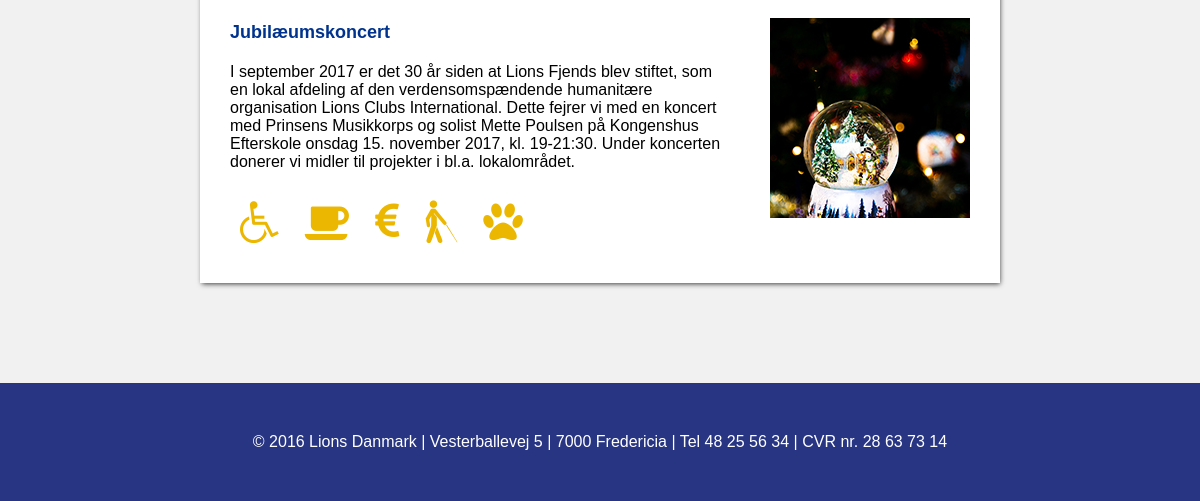
The app's page /?page=events (lower part), older data.
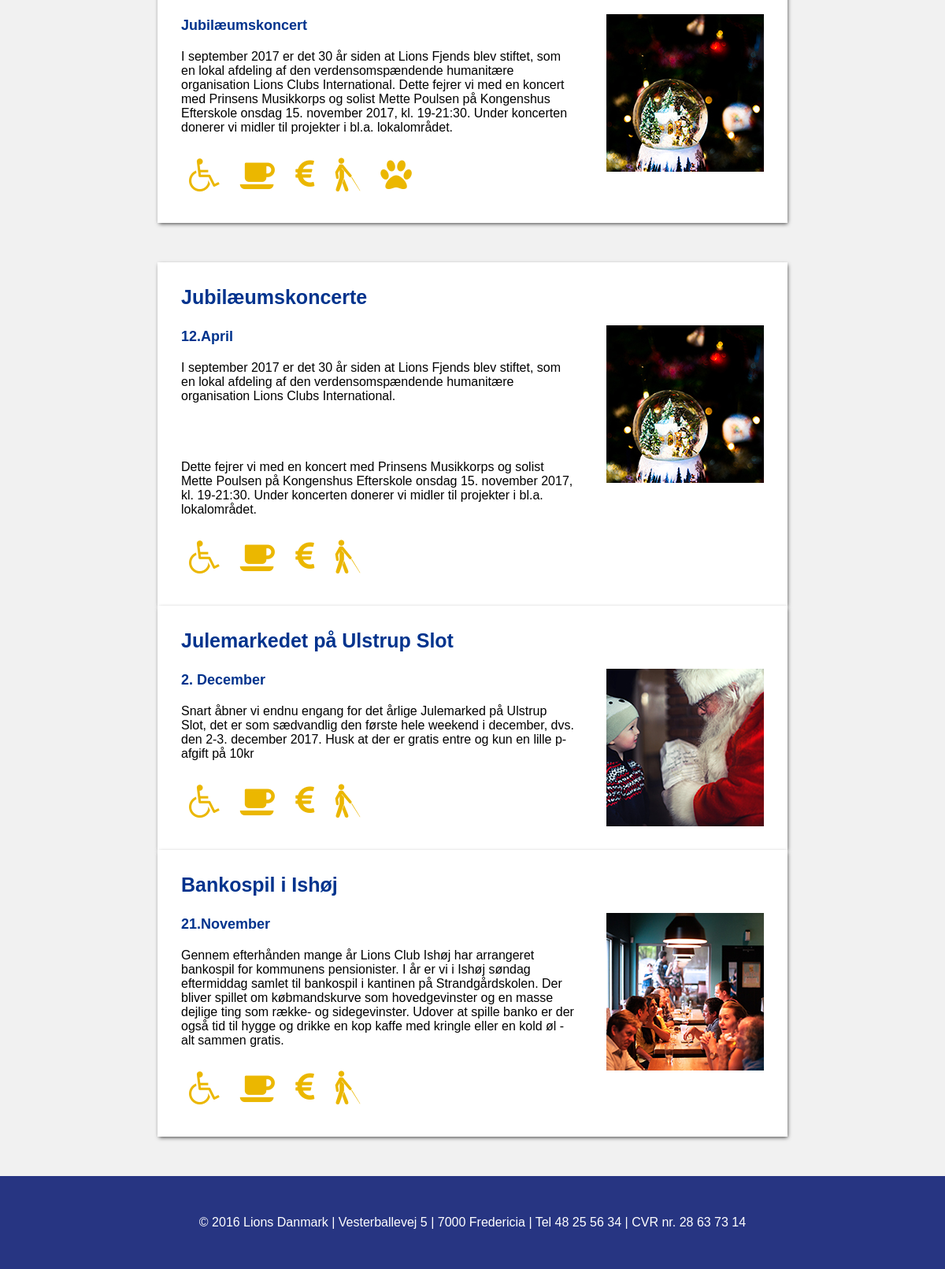
The same page, newer data.
### tables this page shows
CREATE TABLE `lions_event` (
  `id` int(11) NOT NULL,
  `event_date` text NOT NULL,
  `created` timestamp NOT NULL DEFAULT CURRENT_TIMESTAMP ON UPDATE CURRENT_TIMESTAMP,
  `public` int(255) NOT NULL
);

### pages/events.php (the view, shortened to what this page needs)
<div id="wrapper">
<section class="main_content_events">
	<div class="event">
		<div id="next_event">
			<button class="accordion">
				<div class="flex">
					<div class="event-desc">
						<h3>Jubilæumskoncert</h3>
						<p>
							I september 2017 er det 30 år siden at Lions Fjends blev stiftet, som en lokal afdeling af den verdensomspændende humanitære organisation Lions Clubs International. Dette fejrer vi med en koncert med Prinsens Musikkorps og solist Mette Poulsen på Kongenshus Efterskole onsdag 15. november 2017, kl. 19-21:30. Under koncerten donerer vi midler til projekter i bl.a. lokalområdet.
						</p>
					<ul class="info_icon">
						<i class="fa fa-wheelchair"></i>
						<i class="fa fa-coffee"></i>
						<i class="fa fa-eur"></i>
						<i class="fa fa-blind"></i>
						<i class="fa fa-paw"></i>
					</ul>
					</div>
					<div class="event-image">
						<img src="img/event_billeder/julekoncert.jpg" alt="Event picture">
					</div>
				</div>
			</button>
		</div>
<?php
$query = $handler->query('SELECT lions_event.id, event_date, title, content, img FROM lions_event INNER JOIN event_content on lions_event.id = event_content.event_id GROUP BY lions_event.id');
	while ($r = $query->fetch(PDO::FETCH_OBJ)) {
?>
			<button class="accordion">
				<div class="flex">
				<div class="event-desc">
					<h1><?php echo $r->title ?></h1>
					<h3><?php echo $r->event_date ?></h3>
					<p>
						<?php echo $r->content ?>
					</p>
				<ul class="info_icon">
					<i class="fa fa-wheelchair"></i>
					<i class="fa fa-coffee"></i>
					<i class="fa fa-eur"></i>
					<i class="fa fa-blind"></i>
				</ul>
				</div>
				<div class="event-image">
					<img src="img/<?php echo $r->img ?>" alt="Event picture">
					</div>
				</div>
			</button>
<?php
}
?></div>
</div>

Row changes from the older to the newer data that the page shows:
added lions_event: title "Jubilæumskoncerte", event_date "12.April", content "I september 2017 er det 30 år siden at Lions Fjends blev stiftet, som en lokal afdeling af den verdensomspændende humanitære organisation Lions Clubs International. Dette fejrer vi med en koncert med Prinsens Musikkorps og solist Mette Poulsen på Kongenshus Efterskole onsdag 15. november 2017, kl. 19-21:30. Under koncerten donerer vi midler til projekter i bl.a. lokalområdet.", shows a picture
added lions_event: title "Julemarkedet på Ulstrup Slot", event_date "2. December", content "Snart åbner vi endnu engang for det årlige Julemarked på Ulstrup Slot, det er som sædvandlig den første hele weekend i december, dvs. den 2-3. december 2017. Husk at der er gratis entre og kun en lille p-afgift på 10kr", shows a picture
added lions_event: title "Bankospil i Ishøj", event_date "21.November", content "Gennem efterhånden mange år Lions Club Ishøj har arrangeret bankospil for kommunens pensionister. I år er vi i Ishøj søndag eftermiddag samlet til bankospil i kantinen på Strandgårdskolen. Der bliver spillet om købmandskurve som hovedgevinster og en masse dejlige ting som række- og sidegevinster. Udover at spille banko er der også tid til hygge og drikke en kop kaffe med kringle eller en kold øl - alt sammen gratis.", shows a picture
